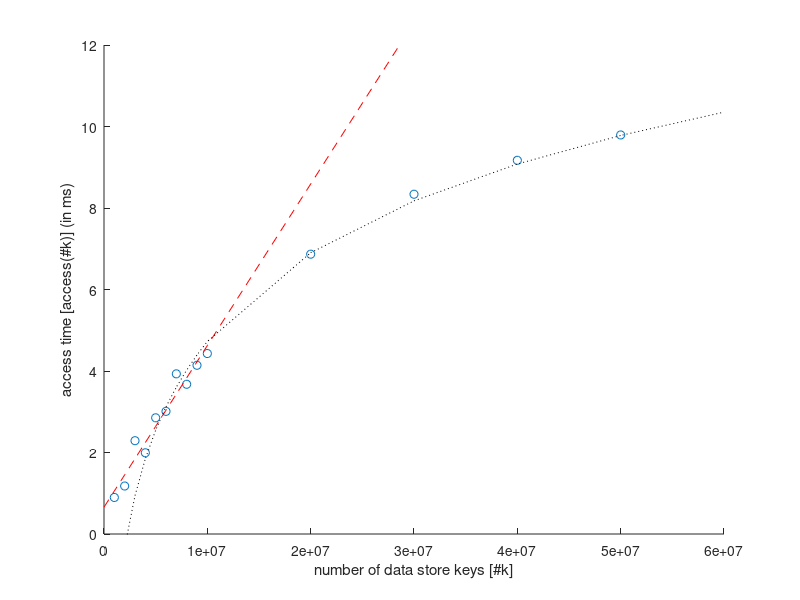

MATLAB code for this plot:
function [m_l,n_l, m, n, pfc] = hbase_lookup_perf()
    runCol = 1;
    x2Col = -2;
    xCol = 2;
    yCol = 3;

    import = importdata('2012-01-11-hbase-lookup-perf-1.csv');
    data = import;

    Xs = unique(data(find(data(:,runCol)==0),xCol));
    x2s = 2;


    i = 1;
    for x2_i=1:size(x2s)
        x2 = x2s(x2_i)
        for x_i=1:size(Xs)
            x = Xs(x_i);
            index = find(data(:, xCol) == x);        
            y = mean(data(index,yCol));
            rx(i,:) = x;
            ry(i,:) = y;
            rz(i,:) = x2;
            i = i + 1;
        end
    end
    
    
    pfc = polyfit(rx,ry,5);

    rx_l = rx(1:10);
    ry_l = ry(1:10);
    
    figure('Position',[100,100,450,200]);
    hold on;    
    scatter(rx, ry);
    pf_l = polyfit(rx_l,ry_l,1);
    m_l = pf_l(1);
    n_l = pf_l(2);
    
    e_l = @(x) m_l*x+n_l;
    e_p = @(x) polyval(pfc,x);
    
    all = [0; 0.01; rx; 6e7];
    plot(all, e_l(all), '--r'); 
    ylim([0 12]);
    set(gca,'XTick', 0:1e7:6e7);
    
    %plot(all, e_p(all), '-r');
    
    xlabel('number of data store keys [#k]');
    ylabel('access time [access(#k)] (in ms)');
    
    %figure;
    
    %scatter(rx,ry);
    ommit_first = 4;
    
    rx = rx(ommit_first:end)
    ry = ry(ommit_first:end)
    
    rx_log = log(rx)
    
    %hold on;
    
    pf = polyfit(rx_log,ry,1);
    m = pf(1);
    n = pf(2);
    
    e = @(x) m*log(x)+n;

    plot(all(3:end), e(all(3:end)), ':k');

    %xlabel('number of data store keys');
    %ylabel('access execution time (in ms)');
    
    hold off;
    %set(gca, 'YScale', 'log')
    %set(gca, 'XScale', 'log')

end